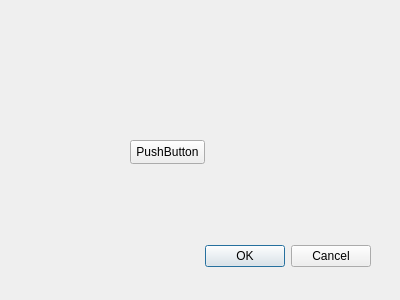
<?xml version="1.0" encoding="UTF-8"?>
<ui version="4.0">
 <class>Dialog</class>
 <widget class="QDialog" name="Dialog">
  <property name="geometry">
   <rect>
    <x>0</x>
    <y>0</y>
    <width>400</width>
    <height>300</height>
   </rect>
  </property>
  <property name="windowTitle">
   <string>Dialog</string>
  </property>
  <widget class="QDialogButtonBox" name="buttonBox">
   <property name="geometry">
    <rect>
     <x>30</x>
     <y>240</y>
     <width>341</width>
     <height>32</height>
    </rect>
   </property>
   <property name="orientation">
    <enum>Qt::Orientation::Horizontal</enum>
   </property>
   <property name="standardButtons">
    <set>QDialogButtonBox::StandardButton::Cancel|QDialogButtonBox::StandardButton::Ok</set>
   </property>
  </widget>
  <widget class="QPushButton" name="pushButton">
   <property name="geometry">
    <rect>
     <x>130</x>
     <y>140</y>
     <width>75</width>
     <height>24</height>
    </rect>
   </property>
   <property name="text">
    <string>PushButton</string>
   </property>
  </widget>
 </widget>
 <resources/>
 <connections>
  <connection>
   <sender>buttonBox</sender>
   <signal>accepted()</signal>
   <receiver>Dialog</receiver>
   <slot>accept()</slot>
   <hints>
    <hint type="sourcelabel">
     <x>248</x>
     <y>254</y>
    </hint>
    <hint type="destinationlabel">
     <x>157</x>
     <y>274</y>
    </hint>
   </hints>
  </connection>
  <connection>
   <sender>buttonBox</sender>
   <signal>rejected()</signal>
   <receiver>Dialog</receiver>
   <slot>reject()</slot>
   <hints>
    <hint type="sourcelabel">
     <x>316</x>
     <y>260</y>
    </hint>
    <hint type="destinationlabel">
     <x>286</x>
     <y>274</y>
    </hint>
   </hints>
  </connection>
 </connections>
</ui>
